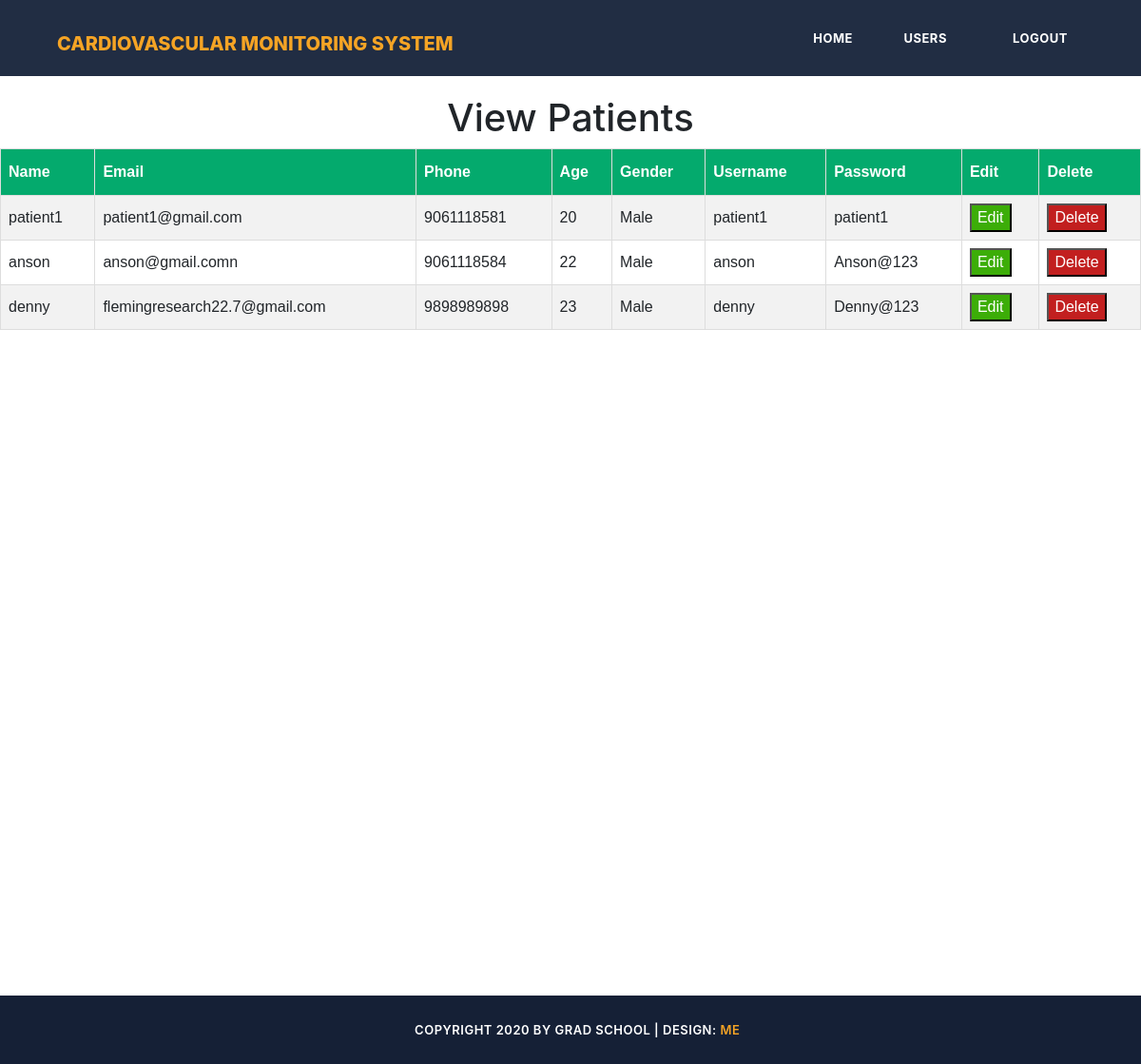
The app's page /view_users_admin with its own data.
### hp_app/models.py (models this page shows)
class Patients_table(models.Model):
    name=models.CharField(max_length=250)
    age=models.CharField(max_length=250)
    gender=models.CharField(max_length=20)
    email=models.CharField(max_length=250)
    phone=models.CharField(max_length=300)
    username=models.CharField(max_length=300,unique=True)
    password=models.CharField(max_length=300)

### hp_app/views.py (the view)
# urls.py: url(r'^view_users_admin',view_users_admin,name="view_users_admin"),
def view_users_admin(request):
    ob = Patients_table.objects.all()
    return render(request, 'view_users_admin.html', {"data": ob})

### hp_app/templates/view_users_admin.html (shortened to what this page needs)
{% load static %}
<!DOCTYPE html>
<html lang="en">
  <head>
    <link href="vendor/bootstrap/css/bootstrap.min.css" rel="stylesheet">
    <link rel="stylesheet" href="{% static 'assets/css/fontawesome.css' %}">
    <link rel="stylesheet" href="{% static 'assets/css/templatemo-grad-school.css' %}">
    <link rel="stylesheet" href="{% static 'assets/css/owl.css' %}">
    <link rel="stylesheet" href="{% static 'assets/css/lightbox.css' %}">
    <link href="{% static 'vendor/bootstrap/css/bootstrap.min.css' %}" rel="stylesheet">
  </head>
<body>
  <header class="main-header clearfix" role="header">
    <div class="logo">
      <a href="#"><em style="font-size: 20px"> Cardiovascular monitoring system</em> </a>
    </div>
    <nav id="menu" class="main-nav" role="navigation">
      <ul class="main-menu">
        <li><a href="{% url 'admin1' %}">Home</a></li>
        <li class="has-submenu"><a href="#">Users</a>
        </li>
        <li><a href="{% url 'display_login' %}">Logout</a></li>
      </ul>
    </nav>
  </header>
  <div id='l' >
<center>
          <h1 style="margin-top: 100px;">View Patients</h1>
          <table class="medusrtab" id="viewusr">
            <tr>
              <th>Name</th>
              <th>Email</th>
              <th>Phone</th>
              <th>Age</th>
              <th>Gender</th>
              <th>Username</th>
              <th>Password</th>
              <th>Edit</th>
              <th>Delete</th>
            </tr>
            {% for i in data%}
            <tr>
              <td>{{i.name}}</td>
              <td>{{i.email}}</td>
              <td>{{i.phone}}</td>
              <td>{{i.age}}</td>
              <td>{{i.gender}}</td>
              <td>{{i.username}}</td>
              <td>{{i.password}}</td>
              <td><button id="edtbtn" style="background-color: rgb(60, 173, 8);color: white;">Edit</button></td>
              <td><button id="dltbtn" style="background-color: rgb(194, 31, 31);color: white;">Delete</button></td>
            </tr>
            {% endfor %}
          </table>
        </center>
    </div>
  <footer style="position:relative;top:700px">
    <div class="container">
      <div class="row">
        <div class="col-md-12">
          <p><i class="fa fa-copyright"></i> Copyright 2020 by Grad School
           | Design: <a href="https://templatemo.com" rel="sponsored" target="_parent">Me</a></p>
        </div>
      </div>
    </div>
  </footer>
</body>
</html>

### hp_app/static/assets/css/templatemo-grad-school.css (style rules this page uses)
body { font-family: 'Montserrat', sans-serif; }
a { color: #3CF; text-decoration: none; }
ul { padding: 0px; margin: 0px; list-style: none; }
p { font-size: 13px; line-height: 22px; }
.main-header { background-color: rgba(22,34,57,0.95); height: 80px; position: fixed; z-index: 12; width: 100%; top: 0; }
.main-header .logo { float: left; line-height: 80px; padding-left: 60px; }
.main-header .logo a { font-size: 36px; text-transform: uppercase; font-weight: 800; color: #fff; }
.main-header .logo a em { font-style: normal; color: #f5a425; }
.main-menu { float: right; padding-right: 60px; }
.main-menu li { display: inline-block; line-height: 79px; margin-left: 15px; position: relative; }
.main-menu li:first-child { margin-left: 0px; }
.main-menu li a { padding: 10px 15px; font-size: 13px; text-transform: uppercase; letter-spacing: 0.5px; font-weight: 700; color: #fff; border: 2px solid transparent; transition: all 0.5s; }
.main-menu li.has-submenu a:after { content: '\f107'; font-family: "FontAwesome"; margin-left: 5px; }
footer { background-color: #152036; text-align: center; }
footer p { margin-bottom: 0px; padding: 25px 0px; color: #fff; font-size: 13px; text-transform: uppercase; font-weight: 600; letter-spacing: 0.5px; }
footer p a, footer p a:hover { color: #f5a425; }

### hp_app/templates/view_users_admin.html (style rules this page uses)
.medusrtab { font-family: Arial, Helvetica, sans-serif; border-collapse: collapse; width: 100%; height: auto; overflow: auto; }
.medusrtab td, .medusrtab th { border: 1px solid #ddd; padding: 8px; }
.medusrtab tr:nth-child(even) { background-color: #f2f2f2; }
.medusrtab th { padding-top: 12px; padding-bottom: 12px; text-align: left; background-color: #04AA6D; color: white; }

### records on screen
Patients_table: name "patient1", email "patient1@gmail.com", phone "9061118581", age "20", gender "Male", username "patient1", password "patient1"
Patients_table: name "anson", email "anson@gmail.comn", phone "9061118584", age "22", gender "Male", username "anson", password "Anson@123"
Patients_table: name "denny", email "flemingresearch22.7@gmail.com", phone "9898989898", age "23", gender "Male", username "denny", password "Denny@123"
